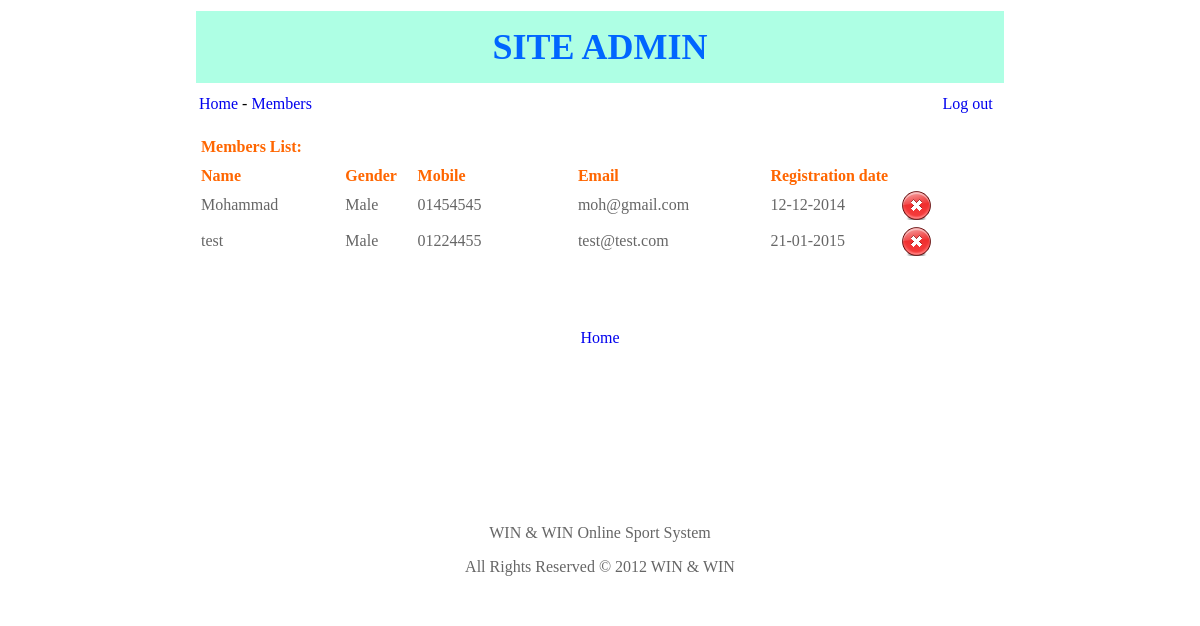
/admin/members.php (signed in), run on the app's committed database.
### tables this page shows
CREATE TABLE `member` (
  `id` int(10) unsigned NOT NULL auto_increment,
  `name` varchar(45) NOT NULL,
  `gender` varchar(45) NOT NULL,
  `mobile` varchar(45) NOT NULL,
  `email` varchar(45) NOT NULL,
  `password` varchar(45) NOT NULL,
  `reg_date` varchar(45) NOT NULL,
  PRIMARY KEY  (`id`)
);

### admin/members.php (the view, shortened to what this page needs)
<!DOCTYPE HTML PUBLIC "-//W3C//DTD HTML 4.01 Transitional//EN" "http://www.w3.org/TR/html4/loose.dtd">
<html>
<head>
<meta http-equiv="Content-Type" content="text/html; charset=iso-8859-1"></head>
<body>
<table width="814" height="171" border="0" align="center" cellpadding="3" cellspacing="3" bordercolor="#CCCCCC" bgcolor="#FFFFFF">
      <tr>
        <td height="66" colspan="2" valign="middle" bgcolor="#AEFFE4"><div align="center" class="style1 style2">SITE ADMIN </div></td>
      </tr>
	   <tr>
	     <td width="92%" height="30" valign="middle" bgcolor="#FFFFFF"><a href="home.php">Home</a> - <a href="members.php">Members</a> </td>
         <td width="8%" valign="middle" bgcolor="#FFFFFF"><a href="logout.php">Log out</a> </td>
  </tr>
	   <tr>
        <td height="30" colspan="2" valign="middle" bgcolor="#FFFFFF"><div align="center" class="style3">
          <table width="100%" border="0" cellpadding="2" cellspacing="0" bordercolor="#CCCCCC">
            <tr>
              <td height="33" colspan="7" class="page_heading"><div align="left" class="style4">Members List: </div></td>
            </tr>
            <tr>
              <td width="18%" class="style4"><div align="left">Name</div></td>
              <td width="9%" class="style4"><div align="left">Gender</div></td>
              <td width="20%" class="style4"><div align="left">Mobile</div></td>
              <td width="24%" class="style4"><div align="left">Email
                </div></td>
              <td width="16%" class="style4"><div align="left">Registration date </div></td>
            </tr>
            <?
	   	$query = "SELECT * FROM member";
		$result = mysql_query($query);
		while($rowApps1 = mysql_fetch_object($result))
		{
			$id    		 	 = $rowApps1->id;
			$name    	     = $rowApps1->name;
			$gender			 = $rowApps1->gender;
			$mobile    	 	 = $rowApps1->mobile;
			$email    	 	 = $rowApps1->email;
			$regdate    	 = $rowApps1->reg_date;
	 ?>
            <tr>
              <td><div align="left"><? echo $name;?></div></td>
              <td><div align="left"><? echo $gender;?></div></td>
              <td><div align="left"><? echo $mobile;?></div></td>
			  <td><div align="left"><? echo $email;?></div></td>
              <td><div align="left"><? echo $regdate;?></div></td>
			  <td width="5%"><div align="center">
			  <? echo '<a href="members.php?id='.$id.'"onClick=\'return confirm("Are you sure?")\'><img src="images/del.png" width="32" height="32" border="0" alt=" delete " /></a>'; ?>
			  </div></td>
			  <td width="8%"><a href="details.php?id=<? echo $id; ?>"></a></td>
            </tr>
            <?
}
?>
            <tr>
              <td colspan="7"><p>&nbsp;</p>
                  <p align="center"><a href="#"></a></p></td>
            </tr>
          </table>
          <p><a href="home.php">Home</a></p>
          <p>&nbsp;</p>
          <p>&nbsp;</p>
          <p>&nbsp;</p>
          <p>&nbsp;</p>
        </div></td>
      </tr>
      <tr>
        <td height="30" colspan="2" valign="middle" bgcolor="#FFFFFF"><div align="center" class="style3">
          <p>WIN &amp; WIN  Online Sport System</p>
          <p> All Rights Reserved &copy; 2012 WIN &amp; WIN </p>
        </div></td>
      </tr>
</table>
</body>
</html>

### admin/members.php (style rules this page uses)
.style2 { font-family: "Times New Roman", Times, serif }
.style3 { color: #666666 }
.style4 { color: #FF6600; font-weight: bold; }
a:link { text-decoration: none; }

### data on the page
member: name "Mohammad", gender "Male", mobile "01454545", email "moh@gmail.com", reg_date "12-12-2014"
member: name "test", gender "Male", mobile "01224455", email "test@test.com", reg_date "21-01-2015"
